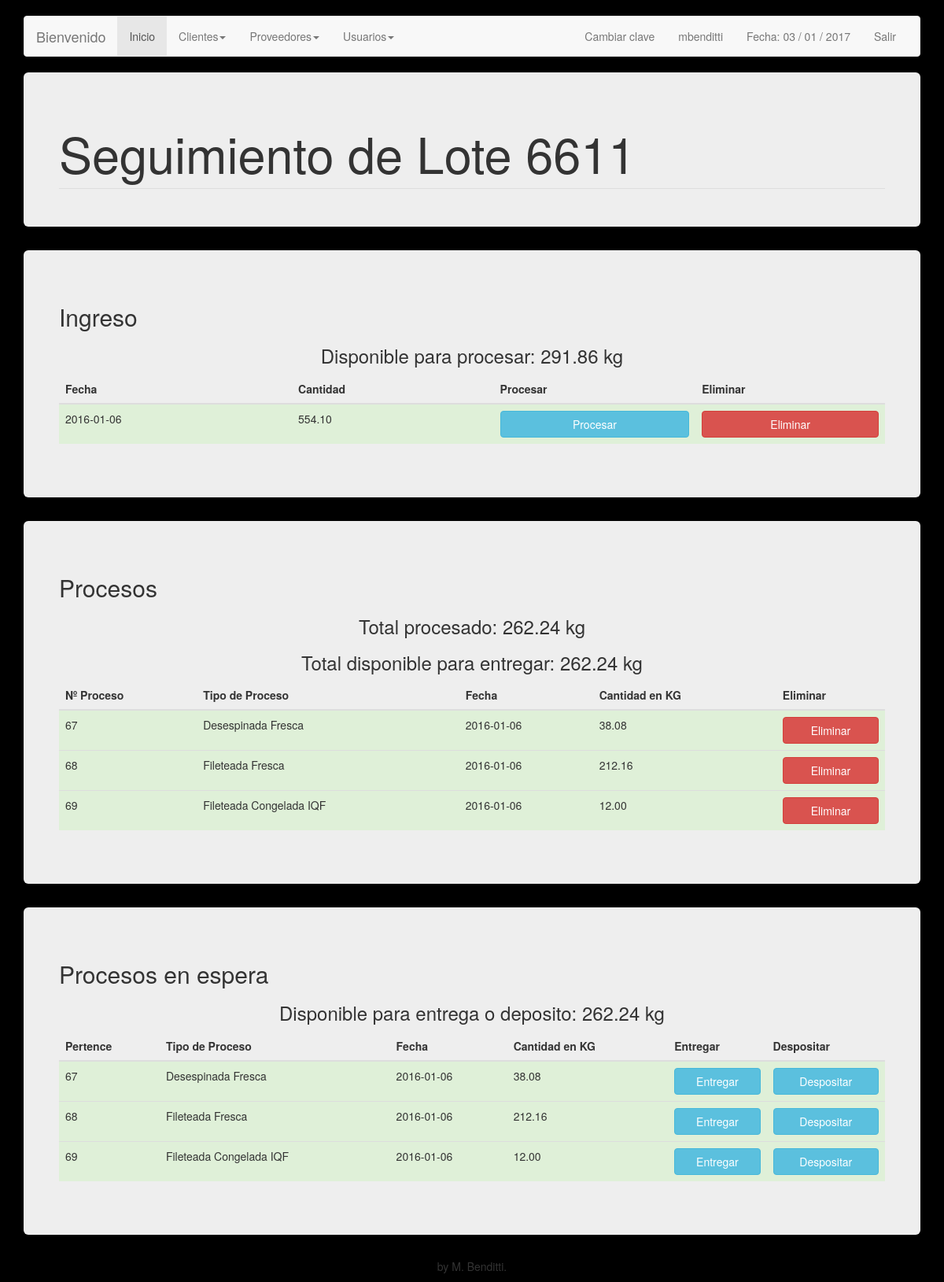
Page /seguimiento_lote.php?idLote=6611 (signed in) on the committed database.
### tables this page shows
CREATE TABLE IF NOT EXISTS `ingresos` (
  `idIngreso` int(11) NOT NULL AUTO_INCREMENT,
  `idLote` int(11) NOT NULL,
  `fecha` date NOT NULL,
  `cantidad` decimal(7,2) NOT NULL,
  PRIMARY KEY (`idIngreso`),
  KEY `idLote` (`idLote`)
);

CREATE TABLE IF NOT EXISTS `procesos` (
  `idProceso` int(11) NOT NULL AUTO_INCREMENT,
  `idIngreso` int(11) NOT NULL,
  `tipoProceso` int(11) NOT NULL,
  `fecha` date NOT NULL,
  `cantidad` decimal(7,2) NOT NULL,
  PRIMARY KEY (`idProceso`),
  KEY `idLote` (`idIngreso`),
  KEY `tipoProceso` (`tipoProceso`)
);

CREATE TABLE IF NOT EXISTS `tiposprocesos` (
  `idTipoProceso` int(11) NOT NULL AUTO_INCREMENT,
  `descripcion` varchar(50) NOT NULL,
  PRIMARY KEY (`idTipoProceso`)
);

CREATE TABLE IF NOT EXISTS `procesoenespera` (
  `idProceso` int(11) NOT NULL,
  `fecha` date NOT NULL,
  `cantidad` decimal(7,2) NOT NULL,
  `idProcesoEnEspera` int(11) NOT NULL AUTO_INCREMENT,
  PRIMARY KEY (`idProcesoEnEspera`),
  KEY `idProceso` (`idProceso`)
);

### seguimiento_lote.php (the view, shortened to what this page needs)
<?php
include('config.php');
$nlote = $_GET['idLote'];
$link = mysqli_connect ($dbhost, $dbusername, $dbuserpass);
mysqli_select_db($link,$dbname) or die('No se puede seleccionar la base de datos');
$cantProcesada = mysqli_query($link,"	SELECT SUM(pe.cantidad) AS cantidad
																			FROM procesoenespera pe
																			JOIN procesos p ON p.idProceso = pe.idProceso
																			JOIN ingresos i ON i.idIngreso = p.idIngreso
																			WHERE idLote = '{$nlote}' ");
$cantProcesada = mysqli_fetch_array($cantProcesada);
$tock = $cantProcesada['cantidad'];
$cantIngresada = mysqli_query($link,"SELECT cantidad FROM ingresos WHERE idLote = '{$nlote}'");
$cantIngresada = mysqli_fetch_array($cantIngresada);
$cantIngresada = $cantIngresada['cantidad'];
$tockQuery2 = mysqli_query($link,"SELECT SUM(p.cantidad) AS cantidad FROM ingresos i JOIN procesos p ON i.idIngreso = p.idIngreso WHERE idLote = '{$nlote}'");
$tockProcesa = mysqli_fetch_array($tockQuery2);
$tockProcesa = $tockProcesa['cantidad'];
$tockProcesa = $cantIngresada - $tockProcesa;
$cantTotalProcesada = mysqli_query($link,"	SELECT SUM(p.cantidad) AS cantidad
																			FROM ingresos i
																			JOIN procesos p ON p.idIngreso = i.idIngreso
																			WHERE idLote = '{$nlote}' ");
if(mysqli_num_rows($cantTotalProcesada) > 0){
	$cantTotalProcesada = mysqli_fetch_array($cantTotalProcesada);
	$cantTotalProcesada = $cantTotalProcesada['cantidad'];
}else{
	$cantTotalProcesada = 0;
}
$cantTotalDep = mysqli_query($link,"	SELECT SUM(d.cantidad) AS cantidad
																			FROM depositos d
																			JOIN procesoenespera pe ON d.idProcesoEnEspera = pe.idProcesoEnEspera
																			JOIN procesos p ON p.idProceso = pe.idProceso
																			JOIN ingresos i ON i.idIngreso= p.idIngreso
																			WHERE idLote = '{$nlote}'");
if(mysqli_num_rows($cantTotalDep) > 0){
	$cantTotalDep = mysqli_fetch_array($cantTotalDep);
	$cantTotalDep = $cantTotalDep['cantidad'];
}else{
	$cantTotalDep = 0;
}
$cantTotalSum = $cantTotalDep + $tock;
$ingresos = mysqli_query($link,"SELECT * FROM ingresos WHERE idLote = '{$nlote}'") or die(mysql_error());
$ingresos2 = mysqli_query($link,"SELECT * FROM ingresos WHERE idLote = '{$nlote}'") or die(mysql_error());
$idIngreso = mysqli_fetch_array($ingresos2);
$idIngreso = $idIngreso['idIngreso'];
$procesos = mysqli_query($link,"SELECT * FROM procesos JOIN tiposprocesos ON tipoProceso = idTipoProceso WHERE idIngreso = '{$idIngreso}'") or die(mysql_error());
$procesoEnEsperaQuery = mysqli_query($link,"SELECT pe.idProceso,pe.fecha,pe.cantidad,pe.idProcesoEnEspera,tp.descripcion FROM procesoenespera pe JOIN procesos p ON pe.idProceso = p.idProceso JOIN tiposprocesos tp ON p.tipoProceso = tp.idTipoProceso WHERE idIngreso= {$idIngreso}");
$procesoEnEsperaCant = mysqli_query($link,"SELECT SUM(pe.cantidad) AS cantidad FROM procesoenespera pe JOIN procesos p ON pe.idProceso = p.idProceso JOIN ingresos i ON i.idIngreso = p.idIngreso WHERE p.idIngreso= {$idIngreso}");
$procesoEnEsperaCant = mysqli_fetch_array($procesoEnEsperaCant);
$procesoEnEsperaCant = $procesoEnEsperaCant['cantidad'];
?>
<!DOCTYPE html>
<html lang="en">
  <head>
    <link href="css/bootstrap.min.css" rel="stylesheet">
  </head>
  <body>
    <br>
        <div class="container">
		<div class="navbar navbar-default" role="navigation">
		<div class="container-fluid">
		  <div class="navbar-header">
			<a class="navbar-brand" href="#">Bienvenido </a>
		  </div>
		  <div class="navbar-collapse collapse">
			<ul class="nav navbar-nav">
			  <li class="active"><a href="inicio.php">Inicio</a></li>
			  <li class="dropdown">
				<a class="dropdown-toggle" data-toggle="dropdown" href="#">Clientes<span class="caret"></span></a>
			  </li>
			  <li class="dropdown">
				<a class="dropdown-toggle" data-toggle="dropdown" href="#">Proveedores<span class="caret"></span></a>
			  </li>
		<?php
		  if($_SESSION["permiso"] == 1) {
			?> <li class="dropdown">
						<a class="dropdown-toggle" data-toggle="dropdown" href="#">Usuarios<span class="caret"></span></a>
					  </li><?php
		  }
		?>
			</ul>
			<ul class="nav navbar-nav navbar-right">
		<li><a href="form_cambiar_clave.php"> Cambiar clave </a></li>
			   <li><a href=""> <?php echo $_SESSION["s_username"]; ?> </a></li>
			  <li><a href="">Fecha:
				<?php
				echo date("d / m / Y");
				?></a></li>
			  <li><a href="cerrar.php">Salir</a></li>
			</ul>
		  </div>
		</div>
		</div>
      <div class="jumbotron">
        <div class="row">
          <h1> Seguimiento de Lote <?php echo $nlote; ?> </h1>
          <ul class="nav nav-tabs" algin="right">
          </ul>
        </div>
      </div>
      <div class="jumbotron">
        <div class="row">
				  <?php if (mysqli_num_rows($ingresos)>0){ ?>
                    <table class="table table-hover">
                      <h2> Ingreso</h2>
					  <div align="center"><h3> Disponible para procesar: <?php echo $tockProcesa; ?> kg</h3></div>
                        <thead>
                          	  <th> Fecha </th>
                              <th> Cantidad </th>
							  <?php if($tockProcesa != 0) {?>
							  <th> Procesar </th>
							  <?php } ?>
							  <?php if($_SESSION["permiso"] == 1) {?> <th> Eliminar </th> <?php }?>
                          </thead>
                          <tbody>
                          	<?php while($arrayIngresos = mysqli_fetch_array($ingresos)){ ?>
                              <tr class="success">
                                  <td> <?php echo $arrayIngresos['fecha']; ?> </td>
                                  <td> <?php echo $arrayIngresos['cantidad']; ?> </td>
								  <?php if($tockProcesa != 0) {?>
								  <td>  <a href="form_proceso.php?idIngreso=<?php echo $arrayIngresos['idIngreso'];?>&max=<?php echo $tockProcesa; ?>" role="button"  class="btn btn-info btn-primary btn-block"> Procesar </a></td>
								  <?php } ?>
								 <?php if($_SESSION["permiso"] == 1) {?>
								  <td>  <a href="eliminar.php?id=<?php echo $arrayIngresos['idIngreso'];?>&tipo=ingreso " role="button"  class="btn btn-danger btn-primary btn-block"> Eliminar </a></td>
								  <?php }?>
                              </tr>
                              <?php } ?>
                          </tbody>
                    <?php } ?>
                  </table>
              </div>
              </div>
			  <?php if (mysqli_num_rows($procesos)>0){ ?>
					<div class="jumbotron">
						<div class="row">
							<table class="table table-hover">
								<h2> Procesos </h2>
								<div align="center"><h3> Total procesado: <?php echo $cantTotalProcesada; ?> kg</h3></div>
								<div align="center"><h3> Total disponible para entregar: <?php echo $cantTotalSum; ?> kg</h3></div>
								<thead>
									<th> Nº Proceso </th>
									<th> Tipo de Proceso </th>
									<th> Fecha </th>
									<th> Cantidad en KG </th>
									<?php if($_SESSION["permiso"] == 1) {?> <th> Eliminar </th> <?php }?>
								</thead>
								<tbody>
									<?php while($arrayProcesos = mysqli_fetch_array($procesos)){ ?>
									<tr class="success">
										<td> <?php echo $arrayProcesos['idProceso']; ?> </td>
										<td> <?php echo $arrayProcesos['descripcion']; ?> </td>
										<td> <?php echo $arrayProcesos['fecha']; ?> </td>
										<td> <?php echo $arrayProcesos['cantidad']; ?> </td>
										<?php if($_SESSION["permiso"] == 1) {?>
										<td>  <a href="eliminar.php?id=<?php echo $arrayProcesos['idProceso'];?>&tipo=proceso " role="button"  class="btn btn-danger btn-primary btn-block"> Eliminar </a></td>
										<?php }?>
									</tr>
									<?php } ?>
								</tbody>
					<?php } ?>
							</table>
						</div>
					</div>
					<?php if ((mysqli_num_rows($procesoEnEsperaQuery) > 0)&&($procesoEnEsperaCant > 0)){ ?>
					<div class="jumbotron">
						<div class="row">
							<table class="table table-hover">
								<h2> Procesos en espera </h2>
								<div align="center"><h3> Disponible para entrega o deposito: <?php echo $tock; ?> kg</h3></div>
								<thead>
									<th> Pertence </th>
									<th> Tipo de Proceso </th>
									<th> Fecha </th>
									<th> Cantidad en KG </th>
									<th> Entregar </th>
									<th> Despositar </th>
								</thead>
								<tbody>
									<?php while($arrayProcesosEp = mysqli_fetch_array($procesoEnEsperaQuery)){ ?>
									<tr class="success">
										<td> <?php echo $arrayProcesosEp['idProceso']; ?> </td>
										<td> <?php echo $arrayProcesosEp['descripcion']; ?> </td>
										<td> <?php echo $arrayProcesosEp['fecha']; ?> </td>
										<td> <?php echo $arrayProcesosEp['cantidad']; ?> </td>
										<td>  <a href="form_entrega.php?id=<?php echo $arrayProcesosEp['idProcesoEnEspera'];?>&max=<?php echo $arrayProcesosEp['cantidad'];?>&idLote=<?php echo $nlote;?>&tipo=proceso" role="button"  class="btn btn-info btn-primary btn-block"> Entregar </a></td>
										<td>  <a href="form_deposito.php?id=<?php echo $arrayProcesosEp['idProcesoEnEspera'];?>&max=<?php echo $arrayProcesosEp['cantidad']; ?>&idLote=<?php echo $nlote;?>" role="button"  class="btn btn-info btn-primary btn-block"> Despositar </a></td>
									</tr>
									<?php } ?>
								</tbody>
					<?php } ?>
							</table>
						</div>
					</div>
					 </div>
    <p align="center"> by M. Benditti. </p>
  </body>
</html>

### seguimiento_lote.php (style rules this page uses)
body { background: #000; }

### rows in the picture
ingresos: fecha "2016-01-06", cantidad "554.10"
procesos: idProceso "67", tipoProceso.descripcion "Desespinada Fresca", fecha "2016-01-06", cantidad "38.08"
procesos: idProceso "68", tipoProceso.descripcion "Fileteada Fresca", fecha "2016-01-06", cantidad "212.16"
procesos: idProceso "69", tipoProceso.descripcion "Fileteada Congelada IQF", fecha "2016-01-06", cantidad "12.00"
procesoenespera: idProceso "67", tiposprocesos.descripcion "Desespinada Fresca", fecha "2016-01-06", cantidad "38.08"
procesoenespera: idProceso "68", tiposprocesos.descripcion "Fileteada Fresca", fecha "2016-01-06", cantidad "212.16"
procesoenespera: idProceso "69", tiposprocesos.descripcion "Fileteada Congelada IQF", fecha "2016-01-06", cantidad "12.00"

### other values in the picture
$_SESSION["s_username"] "mbenditti"
$nlote "6611"
$tockProcesa "291.86"
$cantTotalProcesada "262.24"
$cantTotalSum "262.24"
$tock "262.24"
